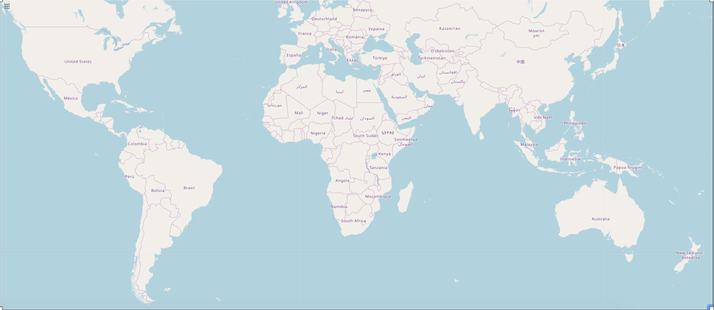
#> input picture references/world_plots.png, 714 x 310 px, shrunk from 2142 x 930 before the run
$ jupyter execute --allow-errors 3-data-preprocessing.ipynb   (shell and % lines are left out)
#> lines starting #> are read from the running program, lines starting #| are printed output that depends on the picture
# Load, preprocess, and save train and test data
# John Brandt
# April 1, 2020

- Fuse Sentinel 1/2 data
- Reconstruct 2D-array from CEO output CSV by plot
- Match sentinel data to CEO labels
- Stack data_x, data_y, length
- Save numpy arrays for data_x, data_y, length

The notebook additionally contains some development code for:
- Parameter selection in whittaker smoothing
- Graphing plot locations on map

# Package imports and source code

[cell 1]
#TODO Remove imports that aren't needed to save RAM
from tqdm import tqdm_notebook, tnrange

import pandas as pd
import numpy as np
from random import shuffle
import pandas as pd
import seaborn as sns
import matplotlib.pyplot as plt
import os
import random
import itertools

os.environ['KMP_DUPLICATE_LIB_OK']='True'

#!source ~/.bash_profile
#!export PATH="/usr/lib/google-cloud-sdk/bin:$PATH"

[cell 2]
def reconstruct_images(plot_id):
    '''
    Takes a plot ID and subsets the input pd.DataFrame to that plot ID
    returns a (14, 14) array-like list with binary labels
    # LAT, LONG, TREE
    # 42.11, 1.02, 0
    # 42.1102, 1.02, 1

    '''
    subs = df[df['PLOT_ID'] == plot_id]
    rows = []
    lats = reversed(sorted(subs['LAT'].unique()))
    for i, val in enumerate(lats):
        subs_lat = subs[subs['LAT'] == val]
        subs_lat = subs_lat.sort_values('LON', axis = 0)
        rows.append(list(subs_lat['TREE']))
    return rows

[cell 3]
source = 'test'
sentinel_1 = True
s2_path = "../data/{}-super/".format(source)
s1_path = "../data/{}-s1/".format(source)
csv_path = "../data/{}-csv/".format(source)
output_path = "../data/{}-processed/".format(source)

[cell 4]
# For either train or test data, loop through each plot and determine whether there is
# labelled Y data for it -- returning one dataframe for the entire data set

dfs = []
#> (the rest of this cell did not finish here and is left out)

[cell 5]
# Initiate empty lists to store the X and Y data in
data_x, data_y, lengths = [], [], []


countries = {}
count = 0
to_remove = []
# Iterate over each plot
#> (the rest of this cell did not finish here and is left out)

[cell 6]
countries

[cell 7]
if source == 'train':
    np.save("../tile_data/processed/data_x_l2a_processed.npy", data_x)
    np.save("../tile_data/processed/data_y_l2a_processed.npy", np.array(data_y))
    np.save("../tile_data/processed/length_l2a_processed.npy", np.array(lengths))
if source == 'test' or source == "project":
    print("Writing test data")
    np.save("../tile_data/processed/test_x_l2a_processed.npy", data_x)
    np.save("../tile_data/processed/test_y_l2a_processed.npy", data_y)
    np.save("../tile_data/processed/test_length_l2a_processed.npy", lengths)

# Development code

## Parameter evaluation for lambda in whittaker smoother

[cell 8]
def mask_segments(arr, percent):
    masked = np.copy(arr)
    for sample in range(masked.shape[0]):
        start = random.sample(range(72 - int(72*(percent))), 1)[0]
        length = int(72*(percent))

        masked[sample, start:start+length] = np.tile(
            (masked[sample, start] + masked[sample, start+length])/2,
            (1, length, 1, 1, 1))

    return masked

def apply_smoothing(arr, lmb):
    smoothed = np.copy(arr)
    for sample in tnrange(smoothed.shape[0]):
        for row in range(0, 16):
            for column in range(0, 16):
                for band in [x for x in range(0, 15) if x != 10]:
                    sm = smooth(smoothed[sample, :, row, column, band], lmb, d = 2)
                    smoothed[sample, :, row, column, band] = sm
    return smoothed

# [7 lines of commented-out code are left out]

## Extraction of lat and longs for training / testing data

[cell 9]
lats = []
longs = []
plot_ids = []
#> (the rest of this cell did not finish here and is left out)

[cell 10]
LAC = (-119.53, -75.169, 1.758, 34.267)
AFRICA = (-17.67, 52.73, -34.81, 34.23)
OVERALL = (-108.11, 89.65, -26.43, 27.22)
WORLD = (-133.79, 183.52, -60.55, 58.27)

region = WORLD

[cell 11]
lats = []
longs = []
for i in plot_ids:
    subs = df[df['PLOT_ID'] == i]
    lat = float(subs['LAT'].head(1))
    lon = float(subs['LON'].head(1))
   # print(subs['LAT'])
    if lon > region[0] and lon < region[1]:
        if lat > region[2] and lat < region[3]:
            lats.append(lat)
            longs.append(lon)

lats = np.array(lats)
longs = np.array(longs)

#> (the rest of this cell did not finish here and is left out)

#> (a cell that did not finish here is left out)

[cell 13]
testing_latlongs = pd.DataFrame({'lats':lats,'longs':longs})

#> (a cell that did not finish here is left out)

[cell 15]
lats = np.array(lats)
longs = np.array(longs)
area = plt.imread('../references/world_plots.png')
#> area is the input picture: shape (310, 714, 4) float32; mean R, G, B, A 0.771, 0.853, 0.877, 1

fig, ax = plt.subplots(figsize = (15,21))
ax.scatter(longs, lats, zorder=1, alpha= 0.7, c='b', s=2)
ax.set_title('Testing plots')
ax.set_xlim(region[0],region[1])
ax.set_ylim(region[2],region[3])
ax.imshow(area, zorder=0, extent = region, aspect= 'equal')
#plt.savefig('../references/{}-plots.png'.format("test"), dpi = 300)
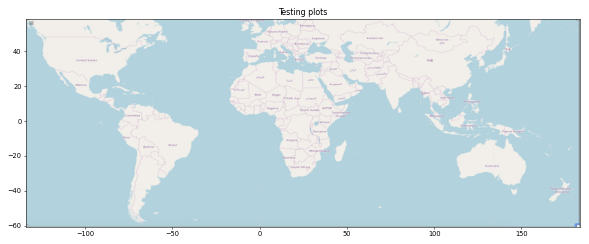
#> figure drawn by matplotlib, 1 panel
